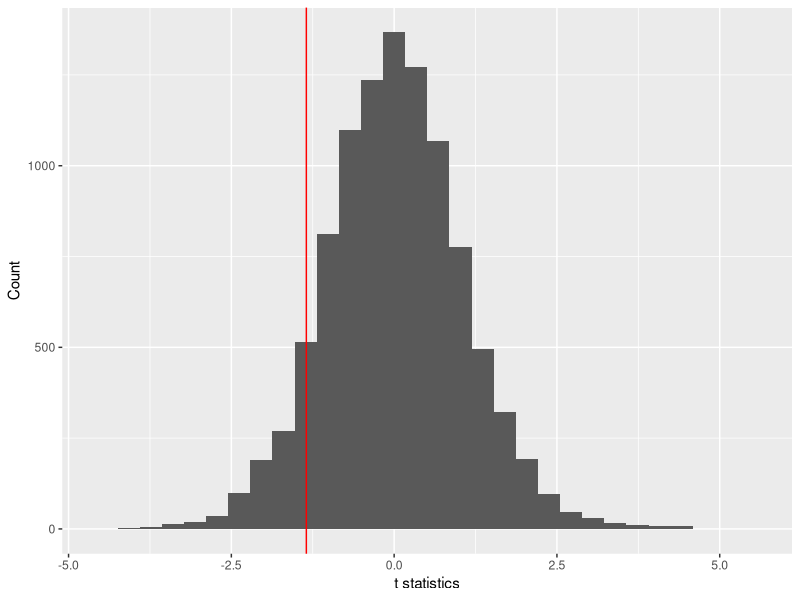
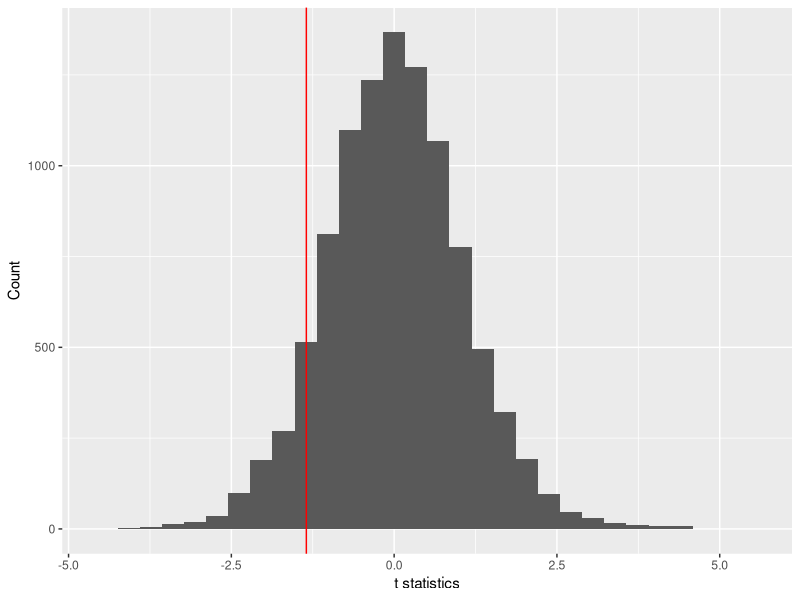

Generate these figures, in order, with R:
library(tidyverse)
library(cowplot)

n <- 10
mu1 <- 5
mu2 <- 5.2
sd1 <- 2
sd2 <- 2

M <- data_frame(y = c(rnorm(n, mu1, sd1),
                      rnorm(n, mu2, sd2)),
                grp = factor(rep(c("A", "B"), each = n)))

nreps <- 1e4
t_stats <- numeric(nreps)
t_stats[1] <- t.test(y ~ grp, data = M)$statistic

for (ii in 2:nreps) {
  t_stats[ii] <- t.test(sample(y) ~ grp, data = M)$statistic
}

plt <- ggplot(data.frame(t_stats), aes(t_stats)) +
  geom_histogram() +
  geom_vline(xintercept = t_stats[1], color = "red") +
  labs(x = "t statistics", y = "Count")
plt

(p <- 2 * mean(t_stats <= t_stats[1]))

ggsave(plt, file = paste0("~/Desktop/p", round(p, 3), ".png"))
